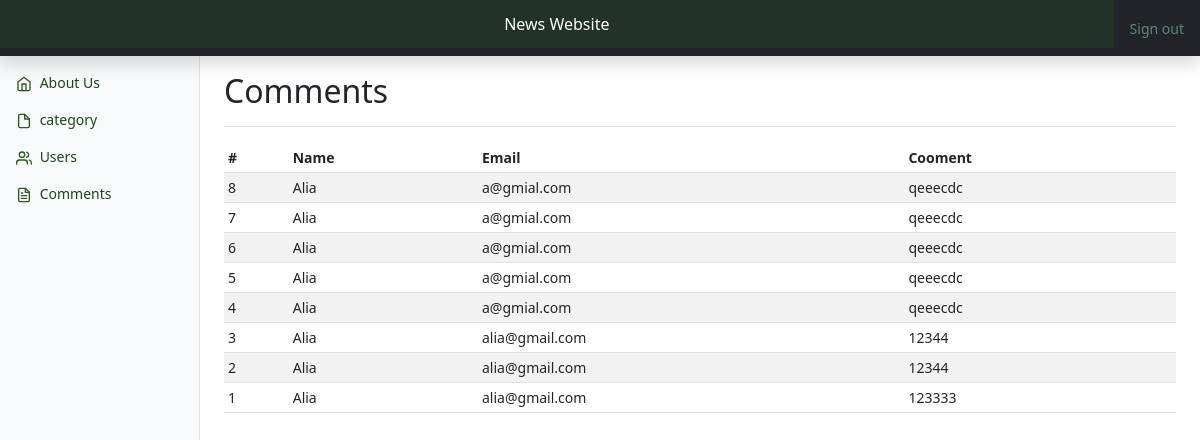
/dashboard/contact.php, run on the app's committed database.
### tables this page shows
CREATE TABLE IF NOT EXISTS `contact` (
`cont_id` int(255) NOT NULL,
  `cont_name` varchar(255) NOT NULL,
  `cont_email` varchar(255) NOT NULL,
  `message` text NOT NULL
);

### dashboard/contact.php (the view, shortened to what this page needs)
<?php
require_once('header.php');
require_once('nav.php');
?>
<main class="col-md-9 ms-sm-auto col-lg-10 px-md-4">
  <div class="d-flex justify-content-between flex-wrap flex-md-nowrap align-items-center pt-3 pb-2 mb-3 border-bottom">
    <h1 class="h2">Comments</h1>
  </div>
  <div class="table-responsive">
    <table class="table table-striped table-sm">
      <thead>
        <tr>
          <th scope="col">#</th>
          <th scope="col">Name</th>
          <th scope="col">Email</th>
          <th scope="col">Cooment</th>
        </tr>
      </thead>
      <tbody>
      <?php
      require_once('../config.php');
      $sql = "select * from contact order by cont_id desc";
      $result = mysqli_query($conn, $sql);
      while($row = mysqli_fetch_assoc($result)){
        $id = $row['cont_id'];
        $name = $row['cont_name'];
        $email = $row['cont_email'];
        $text = $row['message'];
      echo "
        <tr>
          <td>$id</td>
          <td>$name</td>
          <td>$email</td>
          <td>$text</td>
        </tr>
      ";
      }
      ?>
      </tbody>
    </table>
  </div>
</main>
<?php
require_once('footer.php');
?>

### dashboard/header.php (shortened to what this page needs)
<!DOCTYPE html>
<html lang="en">
<head>
    <link href="./assets/dist/css/bootstrap.min.css" rel="stylesheet">
    <link href="./css/dashboard.css" rel="stylesheet">
</head>
<body onload="senon();">
    <header class="navbar navbar-dark sticky-top bg-dark flex-md-nowrap p-0 shadow">
        <h1 class="form-control text-center form-control-dark w-100 rounded-0 border-0">News Website</h1>
        <div class="navbar-nav">
            <div class="nav-item text-nowrap">
                <a class="nav-link px-3" href="./sign_out.php">Sign out</a>
            </div>
        </div>
    </header>

### dashboard/nav.php
<div class="container-fluid">
    <div class="row">
        <nav id="sidebarMenu" class="col-md-3 col-lg-2 d-md-block bg-light sidebar collapse">
            <div class="position-sticky pt-3 sidebar-sticky">
                <ul class="nav flex-column">
                    <li class="nav-item">
                        <a class="nav-link" aria-current="page" href="./about_us.php">
                            <span data-feather="home" class="align-text-bottom"></span>
                            About Us
                        </a>
                    </li>
                    <li class="nav-item">
                        <a class="nav-link" href="./category.php">
                            <span data-feather="file" class="align-text-bottom"></span>
                            category
                        </a>
                    </li>
                    <li class="nav-item">
                        <a class="nav-link" href="./users.php">
                            <span data-feather="users" class="align-text-bottom"></span>
                            Users
                        </a>
                    </li>
                    <li class="nav-item">
                        <a class="nav-link" href="./contact.php">
                            <span data-feather="file-text" class="align-text-bottom"></span>
                            Comments
                        </a>
                    </li>
                </ul>
            </div>
        </nav>

### dashboard/footer.php (shortened to what this page needs)
</div>
</div>
</body>
</html>

### dashboard/css/dashboard.css (style rules this page uses)
body { font-size: .875rem; }
.feather { width: 16px; height: 16px; }
.sidebar { position: fixed; top: 0; bottom: 0; left: 0; z-index: 100; padding: 48px 0 0; box-shadow: inset -1px 0 0 rgba(0, 0, 0, .1); }
.sidebar-sticky { height: calc(100vh - 48px); overflow-x: hidden; overflow-y: auto; }
.sidebar .nav-link { font-weight: 500; color: rgb(31, 68, 30); }
.sidebar .nav-link .feather { margin-right: 4px; color: #325525; }
.navbar .form-control { padding: .75rem 1rem; }
.form-control-dark { color: #fff; background-color: rgba(39, 97, 33, 0.219); border-color: rgba(31, 77, 33, 0.1); }

### data on the page
contact: cont_id "8", cont_name "Alia", cont_email "a@gmial.com", message "qeeecdc"
contact: cont_id "7", cont_name "Alia", cont_email "a@gmial.com", message "qeeecdc"
contact: cont_id "6", cont_name "Alia", cont_email "a@gmial.com", message "qeeecdc"
contact: cont_id "5", cont_name "Alia", cont_email "a@gmial.com", message "qeeecdc"
contact: cont_id "4", cont_name "Alia", cont_email "a@gmial.com", message "qeeecdc"
contact: cont_id "3", cont_name "Alia", cont_email "alia@gmail.com", message "12344"
contact: cont_id "2", cont_name "Alia", cont_email "alia@gmail.com", message "12344"
contact: cont_id "1", cont_name "Alia", cont_email "alia@gmail.com", message "123333"
